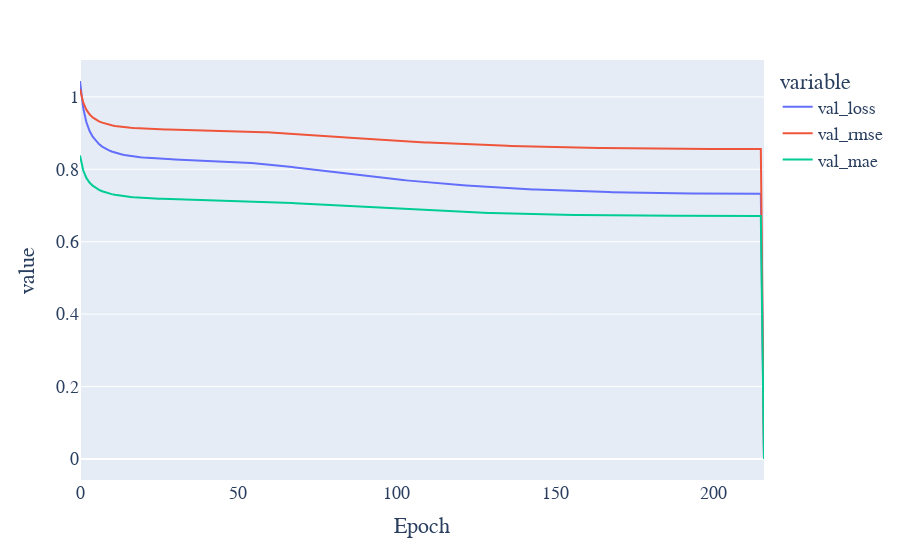

This figure's notebook cell:
### Code cell
px.line(pd.DataFrame(hist).rename_axis('Epoch'))\
    .update_layout(hoverlabel=dict(font_size=12, font_family="Rockwell"),
                   font=dict(family="Courier New, monospace", size=18))\
    .update_xaxes(showgrid=False, showspikes=True)


#     fig = px.line(data, x=hparam, y='score', facet_col='domain', 
#             line_dash='Lemmatized', color='Metric', line_shape='spline', hover_data={
#                 'Lemmatized': False,
#                 hparam: False,
#                 'domain': False,
#                 'Metric': True,
#                 'score': ":.3f"}).update_layout(title_text=f"Effect of '{hparam}' Value", title_x=0.5, hoverlabel=dict(
#                     font_size=12,
#                     font_family="Rockwell"),
#                     font=dict(family="Courier New, monospace", size=18))\
#             .update_traces(mode="markers+lines", hovertemplate="%{customdata[2]}=%{y:.3f}<extra></extra>")\
#             .update_xaxes(showgrid=False, showspikes=True)

### Figure 1 — Plotly figure (JSON) as saved in the notebook; plotly's stock layout.template omitted (floating-point values rounded to 4 significant figures; data arrays with more than 128 entries replaced by an {"elided": "..."} marker saying what was removed)
{"data": [{"hovertemplate": "variable=val_loss<br>Epoch=%{x}<br>value=%{y}<extra></extra>", "legendgroup": "val_loss", "line": {"color": "#636efa", "dash": "solid"}, "mode": "lines", "name": "val_loss", "orientation": "v", "showlegend": true, "type": "scatter", "x": {"elided": "217 int values"}, "xaxis": "x", "y": {"elided": "217 float values"}, "yaxis": "y"}, {"hovertemplate": "variable=val_rmse<br>Epoch=%{x}<br>value=%{y}<extra></extra>", "legendgroup": "val_rmse", "line": {"color": "#EF553B", "dash": "solid"}, "mode": "lines", "name": "val_rmse", "orientation": "v", "showlegend": true, "type": "scatter", "x": {"elided": "217 int values"}, "xaxis": "x", "y": {"elided": "217 float values"}, "yaxis": "y"}, {"hovertemplate": "variable=val_mae<br>Epoch=%{x}<br>value=%{y}<extra></extra>", "legendgroup": "val_mae", "line": {"color": "#00cc96", "dash": "solid"}, "mode": "lines", "name": "val_mae", "orientation": "v", "showlegend": true, "type": "scatter", "x": {"elided": "217 int values"}, "xaxis": "x", "y": {"elided": "217 float values"}, "yaxis": "y"}], "layout": {"font": {"family": "Courier New, monospace", "size": 18}, "hoverlabel": {"font": {"family": "Rockwell", "size": 12}}, "legend": {"title": {"text": "variable"}, "tracegroupgap": 0}, "margin": {"t": 60}, "xaxis": {"anchor": "y", "domain": [0, 1], "showgrid": false, "showspikes": true, "title": {"text": "Epoch"}}, "yaxis": {"anchor": "x", "domain": [0, 1], "title": {"text": "value"}}}}
